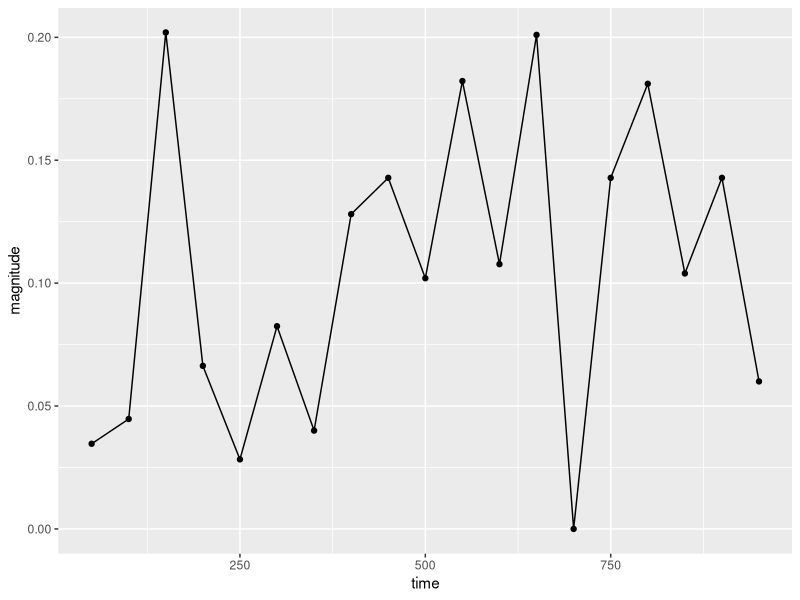

The R script that drew this image:
library(dplyr)
library(ggplot2)

data <- read.csv("sample_data.csv", header = TRUE, sep = ",")

distance <- function(data){
   aSquared <- ((lead(data$x)- data$x))^2
   bSquared <- ((lead(data$y)- data$y))^2
   zSquared <- ((lead(data$z)- data$z))^2
   cSquared <- sqrt(aSquared + bSquared + zSquared)
   
   distance_df <- data.frame(
     magnitude = cSquared,
     time = NA 
   )
  return (distance_df)
}

derivative <- function(dataframe){
  
  dt<-(lead(data$time)- data$time)
  
  dydx <- data.frame(magnitude = dataframe$magnitude/dt, time=lead(data$time))
  
  finalderiv<- na.omit(dydx)

  print(finalderiv)
}

distance_df <- distance(data)

velocity <- derivative(distance_df)
ggplot(data=velocity, aes(x=time, y=magnitude)) + geom_line() + geom_point()

#acceleration <- derivative(velocity)
#jerk <- derivative(acceleration)

#ggplot(data=acceleration, aes(x=time, y=magnitude)) + geom_line() + geom_point()
#ggplot(data=jerk, aes(x=time, y=magnitude)) + geom_line() + geom_point()
